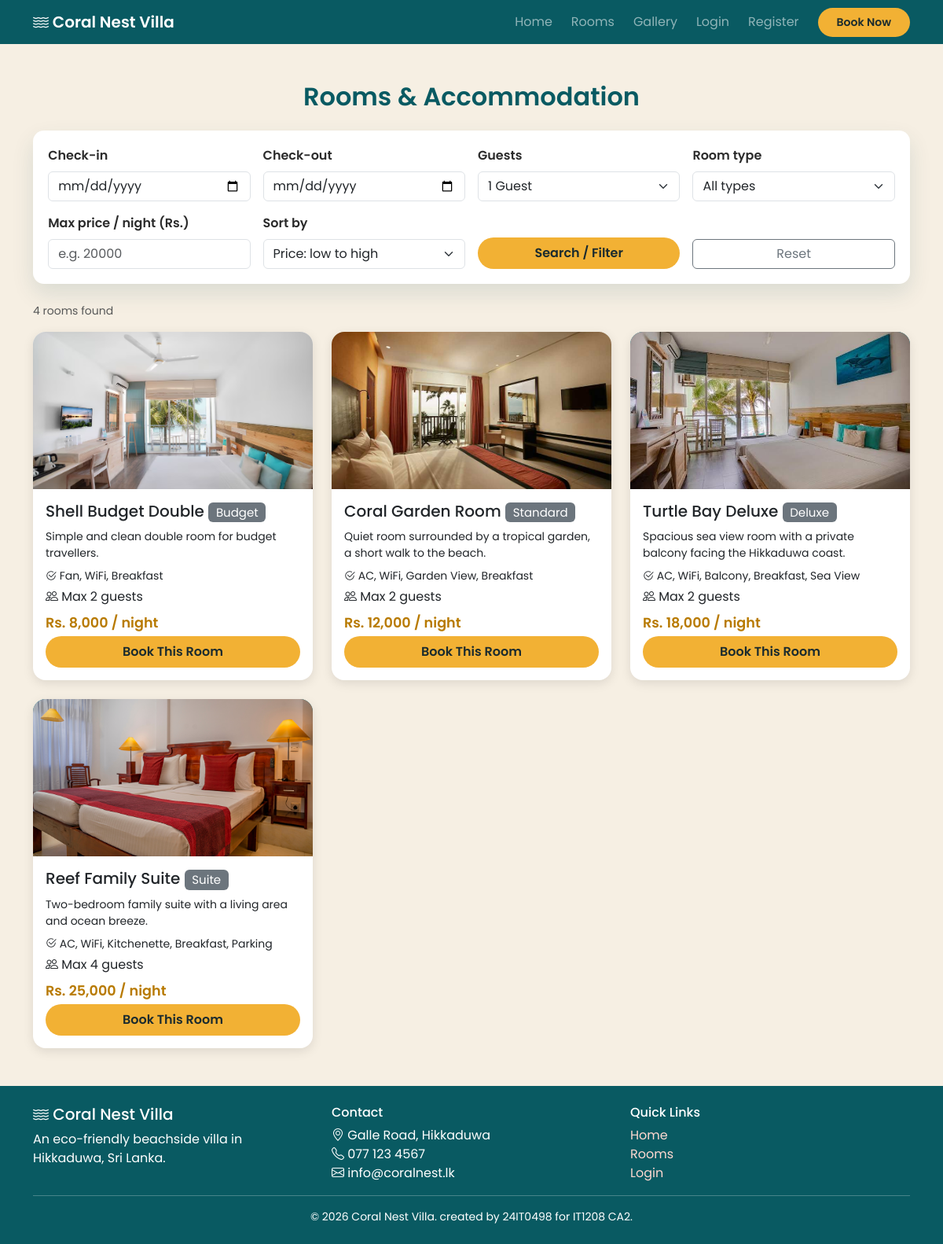
The page /rooms.php on the database its author committed.
### tables this page shows
CREATE TABLE rooms (
    room_id         INT AUTO_INCREMENT PRIMARY KEY,
    room_name       VARCHAR(100) NOT NULL,
    room_type       VARCHAR(50)  NOT NULL,
    description     TEXT,
    facilities      VARCHAR(255),
    price_per_night DECIMAL(10,2) NOT NULL CHECK (price_per_night > 0),
    max_guests      INT NOT NULL CHECK (max_guests > 0),
    image           VARCHAR(255) DEFAULT 'default.jpg',
    room_status     ENUM('active','inactive') NOT NULL DEFAULT 'active'
);

### rooms.php (the view, shortened to what this page needs)
<?php
require_once 'includes/db.php';
$check_in  = $_GET['check_in']  ?? '';
$check_out = $_GET['check_out'] ?? '';
$guests    = (int)($_GET['guests'] ?? 0);
$max_price = $_GET['max_price'] ?? '';
$sort      = $_GET['sort'] ?? 'price_asc';
$today     = date('Y-m-d');
$sql    = "SELECT * FROM rooms r WHERE r.room_status = 'active'";
$params = [];
if ($max_price !== '' && is_numeric($max_price) && $max_price > 0) {
    $sql .= " AND r.price_per_night <= ?";
    $params[] = $max_price;
} else {
    $max_price = '';
}
$sorts = [
    'price_asc'  => 'r.price_per_night ASC',
    'price_desc' => 'r.price_per_night DESC',
    'name'       => 'r.room_name ASC',
];
$sql .= ' ORDER BY ' . $sorts[$sort];
$stmt = $pdo->prepare($sql);
$stmt->execute($params);
$rooms = $stmt->fetchAll();
include 'includes/header.php';
?>
<div class="container my-5">
  <h2 class="section-title text-center">Rooms &amp; Accommodation</h2>
  <form method="get" action="rooms.php" id="searchForm" class="quick-search-card mb-4">
    <div class="row g-3 align-items-end">
      <div class="col-md-3">
        <label class="form-label fw-semibold">Check-in</label>
        <input type="date" name="check_in" id="s_check_in" class="form-control" min="<?= $today ?>" value="<?= htmlspecialchars($check_in) ?>">
      </div>
      <div class="col-md-3">
        <label class="form-label fw-semibold">Check-out</label>
        <input type="date" name="check_out" id="s_check_out" class="form-control" min="<?= $today ?>" value="<?= htmlspecialchars($check_out) ?>">
      </div>
      <div class="col-md-3">
        <label class="form-label fw-semibold">Guests</label>
        <select name="guests" class="form-select">
          <?php for ($g = 1; $g <= 6; $g++): ?>
            <option value="<?= $g ?>" <?= $guests === $g ? 'selected' : '' ?>><?= $g ?> Guest<?= $g > 1 ? 's' : '' ?></option>
          <?php endfor; ?>
        </select>
      </div>
      <div class="col-md-3">
        <label class="form-label fw-semibold">Room type</label>
        <select name="type" class="form-select">
          <option value="">All types</option>
        </select>
      </div>
      <div class="col-md-3">
        <label class="form-label fw-semibold">Max price / night (Rs.)</label>
        <input type="number" name="max_price" min="1" step="500" class="form-control" placeholder="e.g. 20000" value="<?= htmlspecialchars($max_price) ?>">
      </div>
      <div class="col-md-3">
        <label class="form-label fw-semibold">Sort by</label>
        <select name="sort" class="form-select">
          <option value="price_asc"  <?= $sort === 'price_asc'  ? 'selected' : '' ?>>Price: low to high</option>
        </select>
      </div>
      <div class="col-md-3">
        <button type="submit" class="btn btn-coral w-100">Search / Filter</button>
      </div>
      <div class="col-md-3">
        <a href="rooms.php" class="btn btn-outline-secondary w-100">Reset</a>
      </div>
    </div>
  </form>
  <p class="text-muted small"><?= count($rooms) ?> room<?= count($rooms) !== 1 ? 's' : '' ?> found</p>
  <div class="row g-4">
    <?php foreach ($rooms as $room):
        $link = 'booking.php?room_id=' . (int)$room['room_id'];
    ?>
      <div class="col-md-6 col-lg-4">
        <div class="card room-card">
          <img src="images/<?= htmlspecialchars($room['image']) ?>" class="room-thumb" alt="<?= htmlspecialchars($room['room_name']) ?>">
          <div class="card-body d-flex flex-column">
            <h5><?= htmlspecialchars($room['room_name']) ?>
              <span class="badge bg-secondary fw-normal"><?= htmlspecialchars($room['room_type']) ?></span></h5>
            <p class="small mb-2"><?= htmlspecialchars($room['description']) ?></p>
            <p class="small mb-1"><i class="bi bi-check2-circle"></i> <?= htmlspecialchars($room['facilities']) ?></p>
            <p class="mb-2"><i class="bi bi-people"></i> Max <?= (int)$room['max_guests'] ?> guests</p>
            <p class="price mb-1">Rs. <?= number_format($room['price_per_night']) ?> / night</p>
            <a href="<?= $link ?>" class="btn btn-coral mt-auto">Book This Room</a>
          </div>
        </div>
      </div>
    <?php endforeach; ?>
  </div>
</div>
<?php include 'includes/footer.php'; ?>

### css/style.css (style rules this page uses)
:root { --teal: #0e7c86; --teal-dark: #095a62; --sand: #f6efe3; --coral: #ff7a66; --text: #2b2b2b; }
body { background: var(--sand); color: var(--text); font-family: 'Poppins', sans-serif; }
.btn-coral { background: var(--coral); color: #fff; border: none; border-radius: 30px; padding: 8px 24px; }
.section-title { color: var(--teal-dark); font-weight: 600; margin-bottom: 1.5rem; }
.room-card { border: none; border-radius: 16px; overflow: hidden; box-shadow: 0 4px 14px rgba(0,0,0,.1); transition: transform .3s; height: 100%; }
.room-card img { height: 200px; object-fit: cover; background: var(--teal); }
.price { color: var(--coral); font-weight: 600; font-size: 1.1rem; }
.quick-search-card { background: #ffffff; border-radius: 14px; padding: 1.2rem; box-shadow: 0 12px 28px rgba(15, 76, 84, 0.12); }
.room-thumb { height: 210px; object-fit: cover; }
:root { --coral: #f2b134; }
.btn-coral { background: #f2b134; color: #1b2b2e; font-weight: 600; }
.price { color: #b87a00; }

### rows shown on the page
rooms: image (picture), room_name "Shell Budget Double", room_type "Budget", description "Simple and clean double room for budget travellers.", facilities "Fan, WiFi, Breakfast", max_guests "2", price_per_night "8,000"
rooms: image (picture), room_name "Coral Garden Room", room_type "Standard", description "Quiet room surrounded by a tropical garden, a short walk to the beach.", facilities "AC, WiFi, Garden View, Breakfast", max_guests "2", price_per_night "12,000"
rooms: image (picture), room_name "Turtle Bay Deluxe", room_type "Deluxe", description "Spacious sea view room with a private balcony facing the Hikkaduwa coast.", facilities "AC, WiFi, Balcony, Breakfast, Sea View", max_guests "2", price_per_night "18,000"
rooms: image (picture), room_name "Reef Family Suite", room_type "Suite", description "Two-bedroom family suite with a living area and ocean breeze.", facilities "AC, WiFi, Kitchenette, Breakfast, Parking", max_guests "4", price_per_night "25,000"

### other values the page prints
count($rooms) "4"
form field guests "1 Guest"
